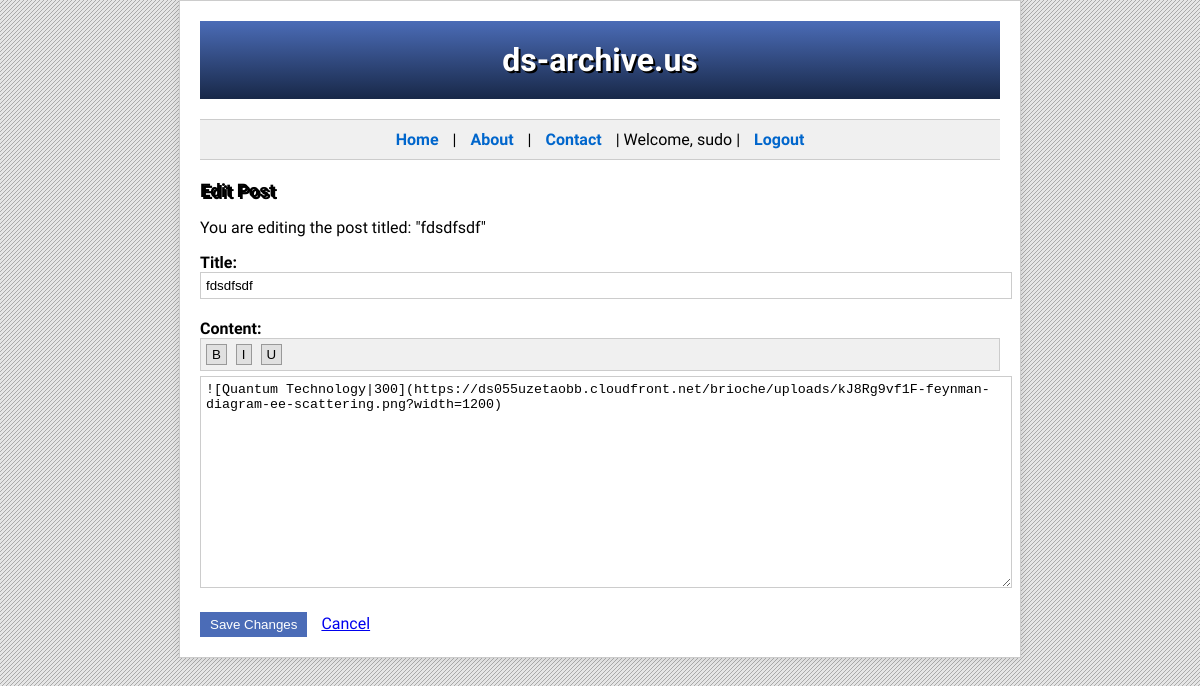
Screenshot of /api/posts/24/edit (signed in) with the database file from the repository.
### app/db.py (models this page shows)
class BlogPost(Base):
    __tablename__ = 'blog_posts'
    id = Column(Integer, primary_key=True)
    title = Column(String(100), nullable=False)
    content = Column(Text, nullable=False)  # Changed to Text for larger content
    author = Column(String(50), nullable=False)
    created_at = Column(DateTime, default=datetime.utcnow)
    featured_image = Column(String(255))  # For image URLs
    category = Column(String(50))
    comments = relationship('Comment', back_populates='post')
    tags = relationship('Tag', secondary='post_tags', back_populates='posts')

### app/routes.py (the view, shortened to what this page needs)
@api.route("/posts/<int:post_id>/edit", methods=["GET", "POST"])
def edit_post(post_id):
    current_user = session.get('user_email')
    post = db.get_post(post_id)
    if post.author != current_user:
        return jsonify({"message": "Unauthorized action"}), 403
    if request.method == 'GET':
        return render_template('edit_post.html', post=post, user=current_user)

### app/db.py (called while the page is built)
    def get_post(self, post_id):
        return self.session.query(BlogPost).filter_by(id=post_id).one_or_none()

### app/templates/edit_post.html (shortened to what this page needs)
<!DOCTYPE html>
<html lang="en">
<head>
</head>
<body>
    <div class="container">
        <header>
            <h1>ds-archive.us</h1>
        </header>
        <nav>
            <a href="#">Home</a> |
            <a href="#">About</a> |
            <a href="#">Contact</a> |
            {% if user %}
                <span>Welcome, {{ user.split('@')[0] }}</span> |
                <a href="{{ url_for('api.logout') }}">Logout</a>
            {% else %}
                <a href="{{ url_for('api.login') }}">Login</a> |
                <a href="{{ url_for('api.register') }}">Register</a>
            {% endif %}
        </nav>
        <h3>Edit Post</h3>
        <p>You are editing the post titled: "{{ post.title }}"</p>
        <form action="{{ url_for('api.edit_post', post_id=post.id) }}" method="POST">
            <label for="title">Title:</label>
            <input type="text" id="title" name="title" value="{{ post.title }}" required>
            <label for="content">Content:</label>
            <div class="toolbar">
                <button type="button" onclick="document.execCommand('bold', false, '');">B</button>
                <button type="button" onclick="document.execCommand('italic', false, '');">I</button>
                <button type="button" onclick="document.execCommand('underline', false, '');">U</button>
            </div>
            <textarea id="content" name="content" required>{{ post.content }}</textarea>
            <div class="buttons">
                <button type="submit">Save Changes</button>
                <a href="{{ url_for('api.get_post', post_id=post.id) }}" class="buttons button">Cancel</a>
            </div>
        </form>
    </div>
</body>
</html>

### app/templates/edit_post.html (style rules this page uses)
body { font-family: 'Trebuchet MS', Arial, sans-serif; margin: 0; padding: 0; }
.container { width: 80%; max-width: 800px; margin: 0 auto; background-color: #ffffff; border: 1px solid #cccccc; box-shadow: 0 0 10px rgba(0,0,0,0.1); padding: 20px; }
header { background: linear-gradient(to bottom, #4b6cb7 0%, #182848 100%); color: #ffffff; padding: 20px; text-align: center; margin-bottom: 20px; }
h1, h3 { margin: 0; text-shadow: 2px 2px #000000; }
nav { background-color: #f0f0f0; border-top: 1px solid #cccccc; border-bottom: 1px solid #cccccc; padding: 10px; text-align: center; margin-bottom: 20px; }
nav a { color: #0066cc; text-decoration: none; margin: 0 10px; font-weight: bold; }
label { display: block; margin-top: 10px; font-weight: bold; }
input[type="text"], textarea { width: 100%; padding: 5px; margin-bottom: 10px; border: 1px solid #cccccc; }
textarea { height: 200px; }
.toolbar { background-color: #f0f0f0; padding: 5px; margin-bottom: 5px; border: 1px solid #cccccc; }
.toolbar button { margin-right: 5px; background-color: #e0e0e0; border: 1px solid #999999; padding: 2px 5px; }
.buttons { margin-top: 10px; }
.buttons button { margin-right: 10px; background-color: #4b6cb7; color: #ffffff; border: none; padding: 5px 10px; cursor: pointer; }

### rows the page displays
BlogPost: title "fdsdfsdf", content "![Quantum Technology|300](https://ds055uzetaobb.cloudfront.net/brioche/uploads/kJ8Rg9vf1F-feynman-diagram-ee-scattering.png?width=1200)"

### other values shown
{{ user.split('@')[0] }} "sudo"
